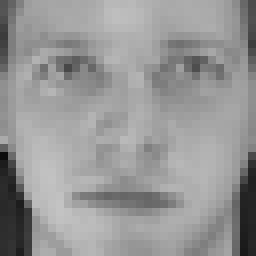
#> input picture ORL3232/1/1.bmp, 32 x 32 px (shown 8 times larger); its folder holds 3 pictures in this run
$ jupyter execute FinalHW1.ipynb
#> lines starting #> are read from the running program, lines starting #| are printed output that depends on the picture
### ml/ModelComponents.py
import numpy as np
import copy


class Linear:
    def __init__(self, input_dim, output_dim):
        self.weight = np.random.rand(input_dim, output_dim)
        self.bias = np.random.rand(1, output_dim)
        self.last_X = None

    def forward(self, X):
        self.last_X = copy.deepcopy(X)
        return np.dot(X, self.weight) + self.bias

    def backward(self, gradient, learning_rate):
        gradient_weights = np.dot(self.last_X.T, gradient) / gradient.shape[0]
        gradient_bias = np.average(gradient, axis=0, keepdims=True)
        gradient = np.dot(gradient, self.weight.T)
        self.weight -= learning_rate * gradient_weights
        self.bias -= learning_rate * gradient_bias
        return gradient


class Sigmoid:
    def __init__(self):
        self.last_X = None
        self.next_X = None

    # [4 lines left out: function forward, not called in this run]

    def backward(self, gradient, learning_rate):
        return gradient * self.next_X * (1 - self.next_X)


class Relu:
    def __init__(self):
        self.last_X = None

    def forward(self, X):
        self.last_X = X
        return np.maximum(0, X)

    def backward(self, gradient, learning_rate):
        gradient[self.last_X < 0] = 0
        return gradient


class Softmax:
    def __init__(self):
        self.last_X = None

    def forward(self, X):
        self.last_X = X
        shift_X = X - np.max(X, axis=-1, keepdims=True)
        softmax_output = np.exp(shift_X) / np.sum(np.exp(shift_X), axis=-1, keepdims=True)
        return softmax_output

    def backward(self, gradient, learning_rate):
        return gradient * self.last_X


class Model:
    def __init__(self, layers):
        self.layers = layers

    def forward(self, X):
        for layer in self.layers:
            X = layer.forward(X)
        return X

    def backward(self, gradient, learning_rate=None):
        for layer in self.layers[::-1]:
            gradient = layer.backward(gradient, learning_rate)
        return gradient

### utils/metrics.py
import numpy as np


def mean_square_error(y_true, y_pred):
    return np.average((y_true - y_pred) ** 2)


def root_mean_square_error(y_true, y_pred):
    return np.sqrt(np.average((y_true - y_pred) ** 2))


def cross_entropy(y_true, y_pred):
    y_pred = np.clip(y_pred, 1e-15, 1 - 1e-15)
    return np.mean(-np.sum(y_true * np.log(y_pred), axis=1))


def accuracy(y_true, y_pred):
    return np.average(y_true == y_pred)


def accuracy_for_regression_iris(y_true, y_pred):
    return np.average((y_true + 0.5 > y_pred) & (y_true - 0.5 < y_pred))


def accuracy_for_classification_iris(y_true, y_pred):
    return np.average(np.argmax(y_true, axis=1) == np.argmax(y_pred, axis=1))

### utils/loss.py
import numpy as np


def mean_square_error_loss(y_true, y_pred):
    return - 2 * (y_true - y_pred)


def cross_entropy_loss(y_true, y_pred):
    # y_pred = np.clip(y_pred, 1e-15, 1 - 1e-15)
    return y_pred - y_true

### FinalHW1.ipynb
[cell 1]
from ml.ModelComponents import *
from utils.metrics import accuracy, cross_entropy, accuracy_for_classification_iris
from utils.loss import cross_entropy_loss

[cell 2]
import cv2
import numpy as np
import pandas as pd
from pathlib import Path
from tqdm import trange

[cell 3]
np.random.seed(72)

[cell 4]
def read_image(path="ORL3232", category=40):
#> called with path = 'ORL3232', category = 40
    def one_hot(x):
        z = np.zeros(category)
        z[x - 1] = 1
        return z

    bmps = Path(path).rglob("*.bmp")
    data = {"labels": [], "ids": [], "images": []}

    for bmp in bmps:
        if not bmp.parent.stem.isdigit():
            continue
        data["labels"].append(int(bmp.parent.stem))
        data["ids"].append(int(bmp.stem))
        data["images"].append(cv2.imread(str(bmp))[:, :, 0].squeeze().flatten())

    dataframe = pd.DataFrame(data).sample(frac=1)
#> dataframe = table of 4 rows and 3 columns
    dataframe['labels'] = dataframe['labels'].apply(lambda x: one_hot(x))

    train = dataframe[dataframe['ids'] % 2 == 1]
#> train = table of 2 rows and 3 columns
    test = dataframe[dataframe['ids'] % 2 == 0]
#> test = table of 2 rows and 3 columns

    images = np.stack(train['images'].tolist() + test['images'].tolist())
    labels = np.stack(train['labels'].tolist() + test['labels'].tolist())

    return images, labels

[cell 5]
def pca(data, n_components):
#> called with data = array of shape (4, 1024), n_components = 64
    mean = np.mean(data, axis=0)
#> mean = 1024 values, max 0.751 at index 46, min 0.108 at index 1022, mean 0.544
    std = np.std(data, axis=0)
#> std = 1024 values, max 0.277 at index 994, min 0.00277 at index 356, mean 0.092
    data_normalized = (data - mean) / std
    cov_matrix = np.cov(data_normalized, rowvar=False)
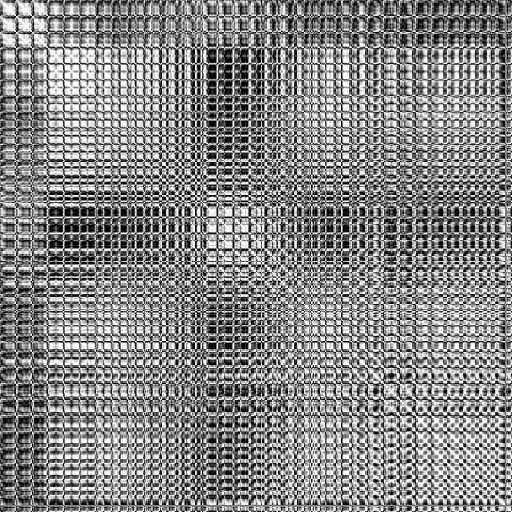
#> cov_matrix: shape (1024, 1024) float64 (shown at 1/2 size); min -1.33, max 1.33, mean 0.0782; drawn with min black and max white
    eigenvalues, eigenvectors = np.linalg.eigh(cov_matrix)
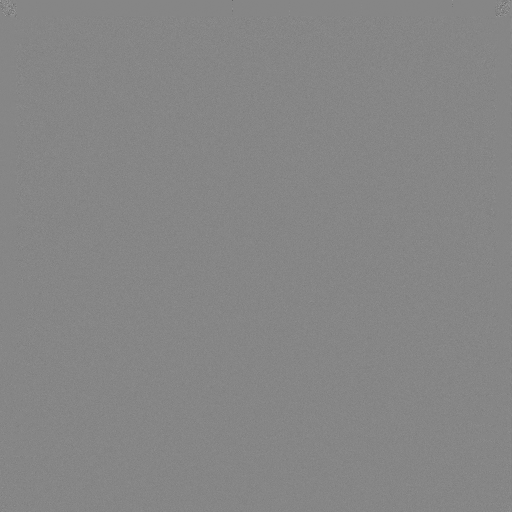
#> eigenvectors: shape (1024, 1024) float64 (shown at 1/2 size); min -0.909, max 0.82, mean -3.85e-05; drawn with min black and max white
#> eigenvalues = 1024 values from -5.49e-13 to 683.4
    sorted_index = np.argsort(eigenvalues)[::-1]
#> sorted_index = 1024 values, max 1023 at index 0, min 0 at index 1023, mean 511.5
    sorted_eigenvectors = eigenvectors[:, sorted_index]
    feature_vectors = sorted_eigenvectors[:, :n_components]
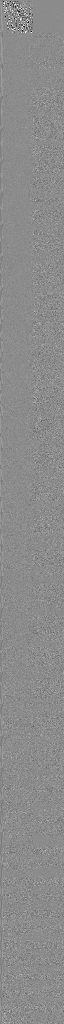
#> feature_vectors: shape (1024, 64) float64; min -0.491, max 0.405, mean 8.96e-05; drawn with min black and max white
    pca_data = np.dot(data_normalized, feature_vectors)
    return pca_data

[cell 6]
def normalize(data):
    data = data / 255
    return data

def min_max_normalize(data):
    data = (data - np.min(data)) / (np.max(data) - np.min(data))
    return data

[cell 7]
EPOCH = 6000
LEARNING_RATE = 0.1
n_components = 64
softmax = Softmax()

[cell 8]
images, labels = read_image()
images = normalize(images)
images = pca(images, n_components)
images = min_max_normalize(images)
train_images, test_images = images[:200, :], images[200:, :]
#> test_images = empty array
train_labels, test_labels = labels[:200, :], labels[200:, :]
#> test_labels = empty array

[cell 9]
model = Model([
    Linear(n_components, 32),
    Relu(),
    Linear(32, 40)
])

[cell 10]
min_test_loss = 100
min_test_loss_cnt = 0
for epoch in range(EPOCH):
    train_output = softmax.forward(model.forward(train_images))
    gradian = cross_entropy_loss(train_labels, train_output)
    model.backward(gradian, LEARNING_RATE)
    train_loss = cross_entropy(train_labels, train_output)
    train_acc = accuracy_for_classification_iris(train_labels, train_output)

    test_output = softmax.forward(model.forward(test_images))
    test_loss = cross_entropy(test_labels, test_output)
    test_acc = accuracy_for_classification_iris(test_labels, test_output)

    print(
        f"Epoch: {epoch}, Train Loss: {train_loss: .02f}, Train Acc: {train_acc}, Test Loss: {test_loss: .02f}, Test Acc: {test_acc}")
#> this loop made 6000 passes
#> (train_loss, train_acc) on passes 1 to 3: (9.73, 0), (8.63, 0.75), (25.9, 0.25)
#| Epoch: 0, Train Loss:  9.73, Train Acc: 0.0, Test Loss:  nan, Test Acc: nan
#| Epoch: 1, Train Loss:  8.63, Train Acc: 0.75, Test Loss:  nan, Test Acc: nan
#| Epoch: 2, Train Loss:  25.90, Train Acc: 0.25, Test Loss:  nan, Test Acc: nan
#| Epoch: 3, Train Loss:  8.63, Train Acc: 0.75, Test Loss:  nan, Test Acc: nan
#| Epoch: 4, Train Loss:  8.63, Train Acc: 0.75, Test Loss:  nan, Test Acc: nan
#| Epoch: 5, Train Loss:  8.63, Train Acc: 0.75, Test Loss:  nan, Test Acc: nan
#| Epoch: 6, Train Loss:  25.90, Train Acc: 0.25, Test Loss:  nan, Test Acc: nan
#| Epoch: 7, Train Loss:  8.63, Train Acc: 0.75, Test Loss:  nan, Test Acc: nan
#> (further printed lines are left out)
#> pass 1, in backward, `gradient_weights = np.dot(self.last_X.T, gradient) / gradient.shape[0]`:
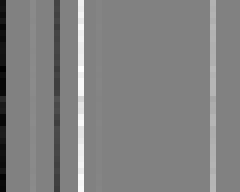
#> gradient_weights: shape (32, 40) float64 (shown 6 times larger); min -6.96, max 6.8, mean 2.36e-17; drawn with min black and max white
#> pass 1, in backward, `self.weight -= learning_rate * gradient_weights`:
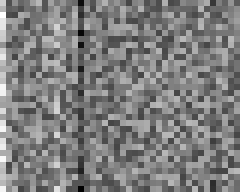
#> self.weight: shape (32, 40) float64 (shown 6 times larger); min -0.6, max 1.61, mean 0.499; drawn with min black and max white
#> pass 1, in backward (call 2), `gradient_weights = np.dot(self.last_X.T, gradient) / gradient.shape[0]`:
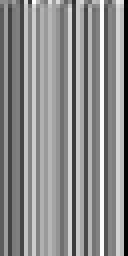
#> gradient_weights: shape (64, 32) float64 (shown 4 times larger); min -0.225, max 0.203, mean 0.0119; drawn with min black and max white
#> pass 1, in backward (call 2), `self.weight -= learning_rate * gradient_weights`:
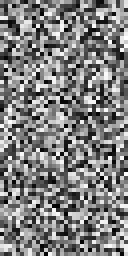
#> self.weight: shape (64, 32) float64 (shown 4 times larger); min -0.0175, max 1.02, mean 0.503; drawn with min black and max white
